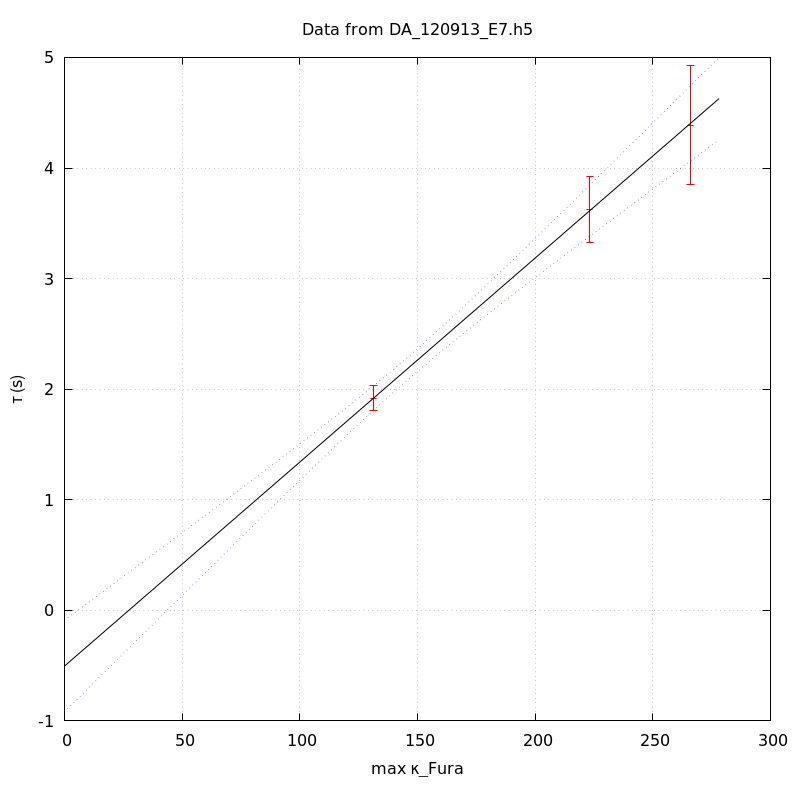

Recreate this plot in gnuplot.
unset key
set grid
set ylabel 'τ (s)'
set xlabel 'max κ_Fura' noenhanced
set title 'Data from DA_120913_E7.h5' noenhanced
set xrange [-1000<*:*]
plot 'DA_120913_E7_aba_tau_vs_max_kappa' index 0 using 1:2:(1.96*$3) linecolor rgb 'red' with yerrorbars,\
'' index 1 using 1:2 with lines linecolor rgb 'black',\
'' index 1 using 1:3 with lines linecolor rgb 'blue' lt 'dotted',\
'' index 1 using 1:4 with lines linecolor rgb 'blue' lt 'dotted'
